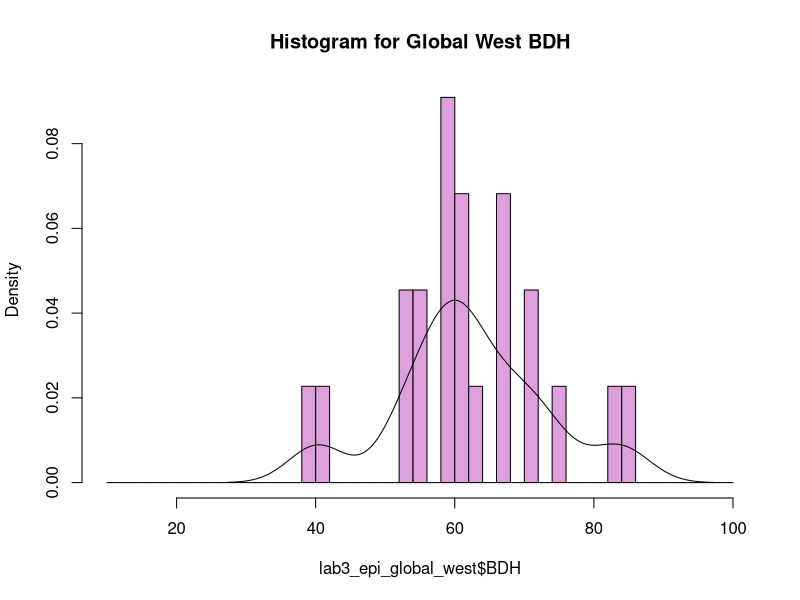
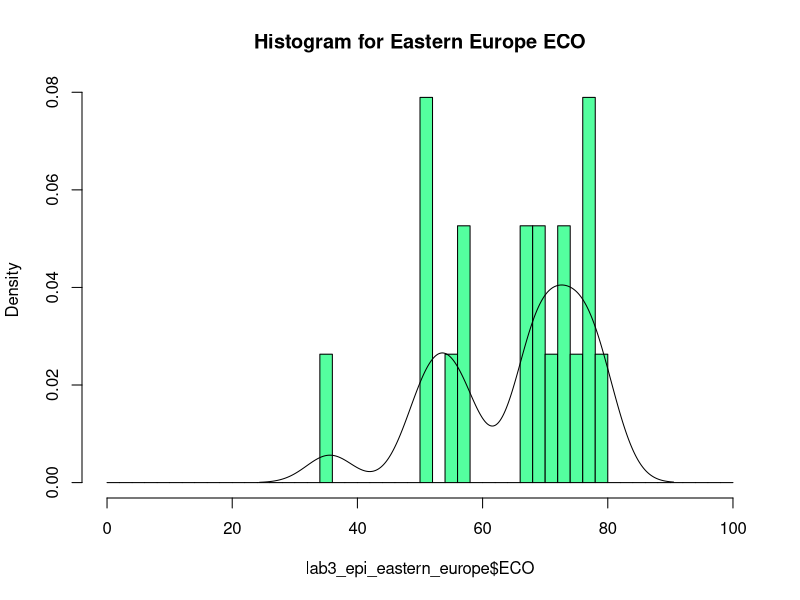
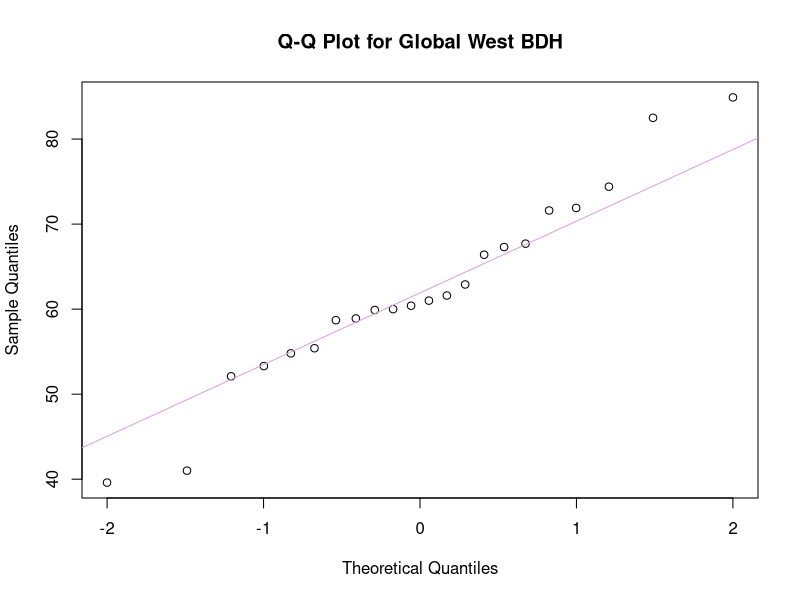
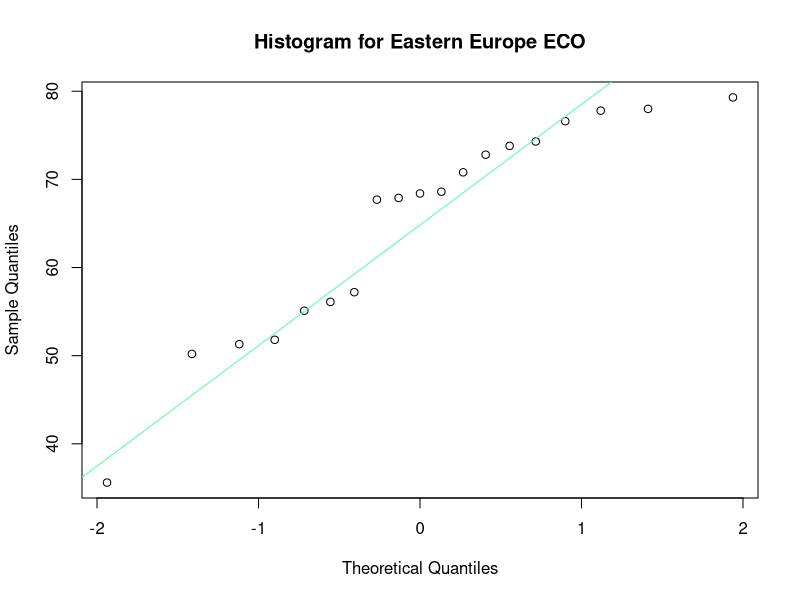
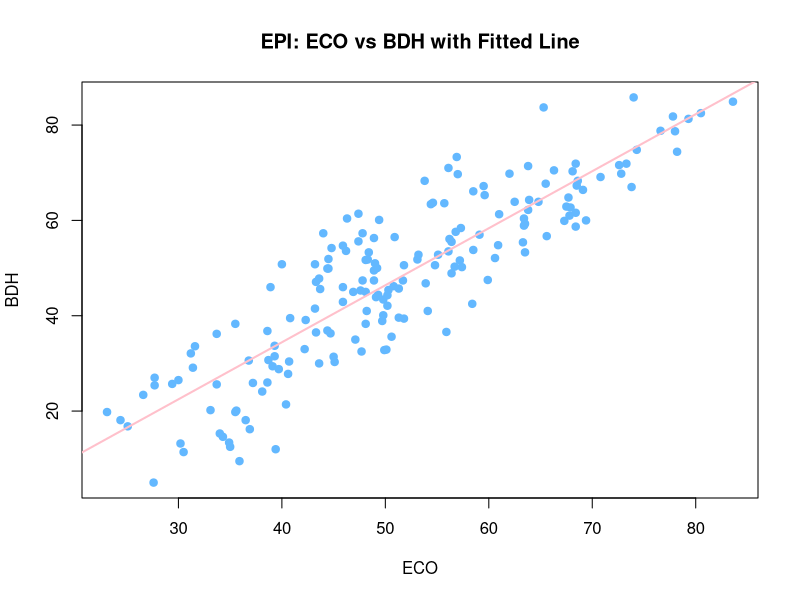
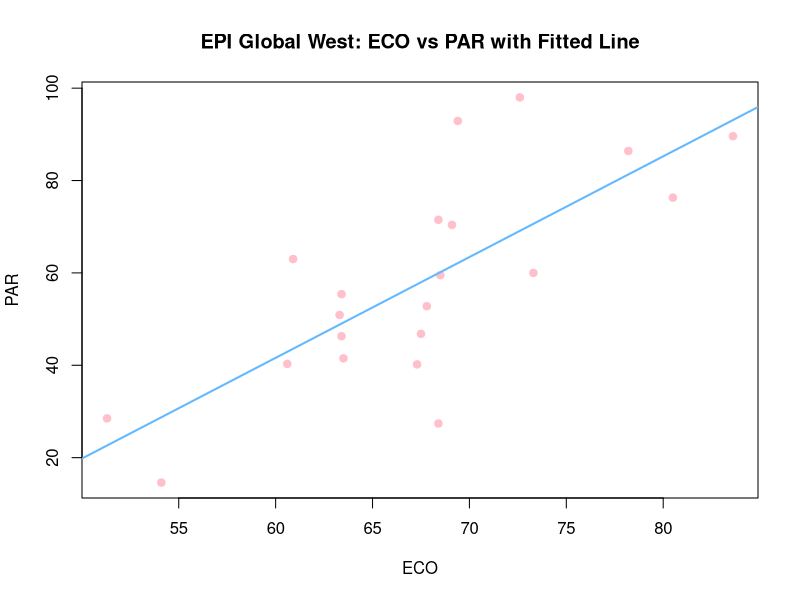

The R script that drew these images, in order: (Note: this script raises an error after producing the figures.)
####### Data Analytics Fall 2024 Lab 3 / Assignment 2 - Giulianna Farina ######


### set working directory
setwd("~/Documents/Data Analytics/Labs/Lab 3")

### read in data
lab3_epi <- read.csv("epi2024results_DA_F24_lab03.csv", header=TRUE)

## Variable Distributions
### 1. Derive Subsets
lab3_epi_global_west <- lab3_epi[lab3_epi$region=="Global West",]
lab3_epi_eastern_europe <- lab3_epi[lab3_epi$region=="Eastern Europe",]

### 1.1 Histograms
hist(lab3_epi_global_west$BDH, seq(10., 100., 2.0), col = "plum", main = "Histogram for Global West BDH", prob=TRUE)
lines(density(lab3_epi_global_west$BDH, na.rm=TRUE, bw="SJ"))

hist(lab3_epi_eastern_europe$ECO, seq(0., 100., 2.0), col = "seagreen1", main = "Histogram for Eastern Europe ECO", prob=TRUE)
lines(density(lab3_epi_eastern_europe$ECO, na.rm=TRUE, bw="SJ"))

### 1.2 QQ Plots
qqnorm(lab3_epi_global_west$BDH, main = "Q-Q Plot for Global West BDH")
qqline(lab3_epi_global_west$BDH, col="plum")

qqnorm(lab3_epi_eastern_europe$ECO, main = "Histogram for Eastern Europe ECO")
qqline(lab3_epi_eastern_europe$ECO, col="seagreen1")


## Linear Models
### 2.1
lin_model <- lm(EPI ~ ECO + BDH + MKP + MHP + MPE, data = lab3_epi)
summary(lin_model)

plot(lab3_epi$ECO, lab3_epi$BDH, main = "EPI: ECO vs BDH with Fitted Line",
     xlab = "ECO", ylab = "BDH", pch = 19, col = "steelblue1")
abline(lm(BDH ~ ECO, data = lab3_epi), col = "pink", lwd = 2)

### 2.2
lin_model_gw <- lm(EPI ~ ECO + PAR + SPI + TBN + TKP, data = lab3_epi_global_west)
summary(lin_model_gw)

plot(lab3_epi_global_west$ECO, lab3_epi_global_west$PAR, main = "EPI Global West: ECO vs PAR with Fitted Line",
     xlab = "ECO", ylab = "PAR", pch = 19, col = "pink")
abline(lm(PAR ~ ECO, data = lab3_epi_global_west), col = "steelblue1", lwd = 2)
### After comparing the two models, I believe the 2.1 model is a better fit. This is because there is a larger amount of data to plot and the fitted line aligns better with the results on the plot. 


## Classification (kNN)
### 3
knn_vars <- c('EPI', 'ECO', 'BDH', 'MKP', 'BER', 'region')
dfq3 <- lab3_epi[, knn_vars]
head(dfq3)

### 3.1
x <- dfq3[, knn_vars[1:5]]
y <- dfq3$region 

n <- nrow(dfq3)
train_indexes <- sample(n,n*.7)
print(train_indexes)

dfq3.train <- dfq3[train_indexes, ]
dfq3.test <- dfq3[-train_indexes, ] 

y_train <- dfq3.train$region 
y_test <- dfq3.test$region
x_train <- dfq3.train[, 1:5]
x_test <- dfq3.test[, 1:5]

k = 5
KNNpred <- knn(train = x_train[1:3], test = x_test[1:3], cl = y_train, k = k)
contingency.table <- table(KNNpred, x_test$EPI)
contingency.table
contingency.matrix = as.matrix(contingency.table)
sum(diag(contingency.matrix))/length(x_test$EPI)

### 3.2
contingency.table <- table(KNNpred, y_test$ECO)
contingency.table
contingency.matrix = as.matrix(contingency.table)
sum(diag(contingency.matrix))/length(y_test$ECO)

contingency.table <- table(KNNpred, x_test$BDH)
contingency.table
contingency.matrix = as.matrix(contingency.table)
sum(diag(contingency.matrix))/length(x_test$BDH)

contingency.table <- table(KNNpred, x_test$MKP)
contingency.table
contingency.matrix = as.matrix(contingency.table)
sum(diag(contingency.matrix))/length(x_test$MKP)

### The first knn model seems to provide more accurate results when comparing the regions and second model.


## Clustering
### 4
regions1 <- subset(lab3_epi, region %in% c("Southern Asia", "Eastern Europe", "Greater Middle East"))
regions2 <- subset(lab3_epi, region %in% c("Global West", "Asia-Pacific", "Latin America & Caribbean"))

### 4.1 
regions1_data <- as.matrix(regions1[knn_vars])
regions2_data <- as.matrix(regions2[knn_vars])

wcss_matrix <- matrix(NA, nrow = length(ks), ncol = 2)
colnames(wcss_matrix) <- c("Regions1_WCSS", "Regions2_WCSS")
rownames(wcss_matrix) <- as.character(ks)

### 4.2
ks <- c(10,20,30,40,50,60)
wcss_matrix <- matrix(NA, nrow = length(ks), ncol = 5)
wcss_df <- as.data.frame(wcss_matrix)
print(wcss_df)

for (k in ks) {
  
  regions1.km <- kmeans(lab3_epi[,1], centers = 1)
  wcss <- c(wcss,regions1.km$tot.withinss)
  
  regions2.km <- kmeans(lab3_epi[,1], centers = 1)
  wcss <- c(wcss,regions2.km$tot.withinss)
  
}

plot(ks,wcss_df,type = "b")

### I believe the second model is better since there is greater variance among regions.